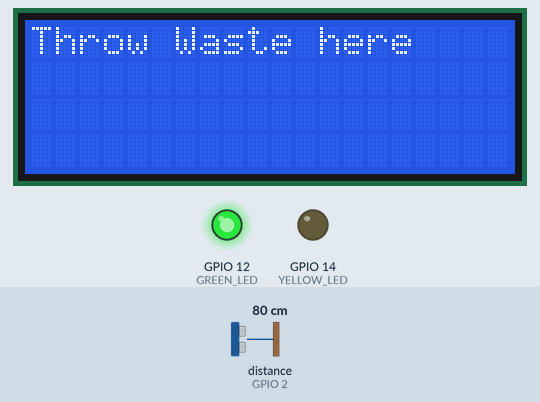
Recording of a sketch running on a simulated ESP8266 (NodeMCU). On the bench: 20×4 character LCD, output pins drawn as LEDs (lit = HIGH). The test bench sets the inputs (shaded band); at power-on: distance to the obstacle (sensor on GPIO 2) 80 cm. The echo pulse lasts 58.3 µs per cm; WiFi joins after 1.5 s; servers stay silent unless stated; what the sketch prints to the serial monitor is not drawn.

Above: at 2.7 s.
2.8 s: distance to the obstacle (sensor on GPIO 2) set to 2 cm
At 3.7 s:
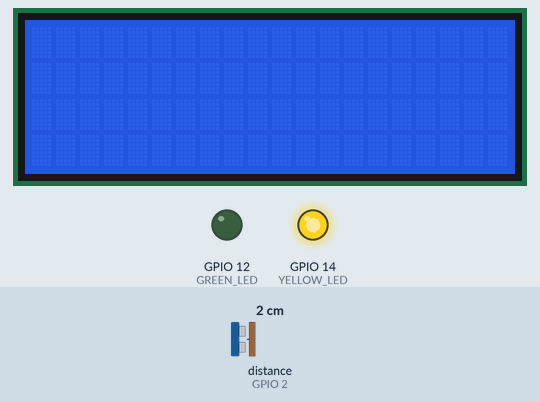
5.8 s: distance to the obstacle (sensor on GPIO 2) set to 8 cm
7.5 s: distance to the obstacle (sensor on GPIO 2) set to 11 cm
At 8.0 s:
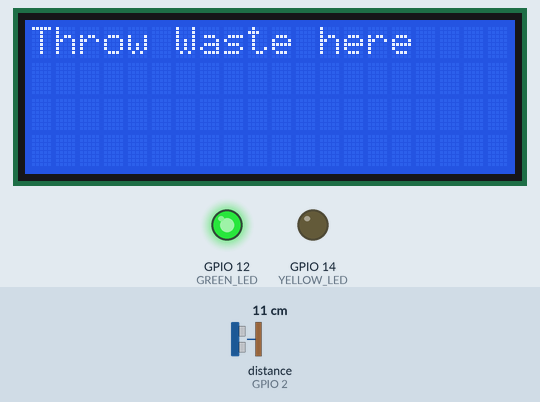
9.0 s: distance to the obstacle (sensor on GPIO 2) set to 4 cm
At 9.4 s:
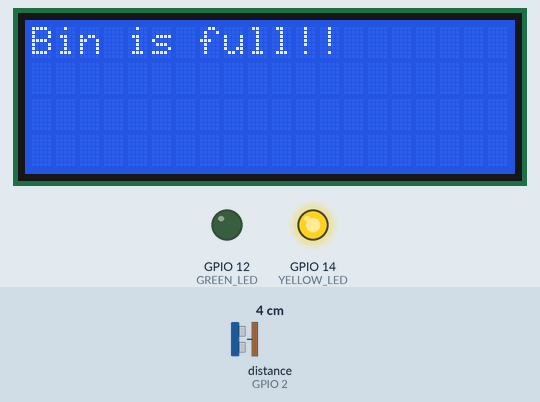
12.0 s: distance to the obstacle (sensor on GPIO 2) set to 35 cm
At 13.1 s:
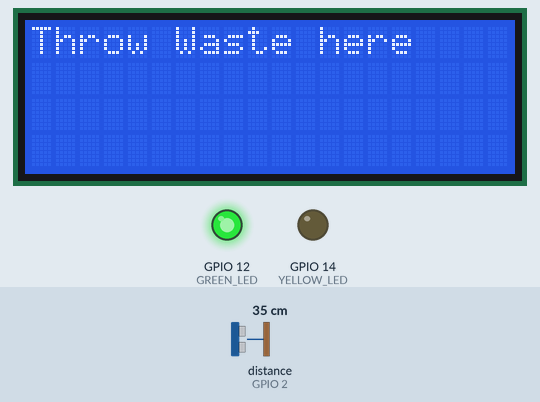
Timing chart, 0 to 15.0 s (numbered marks = the images above; inputs shaded):
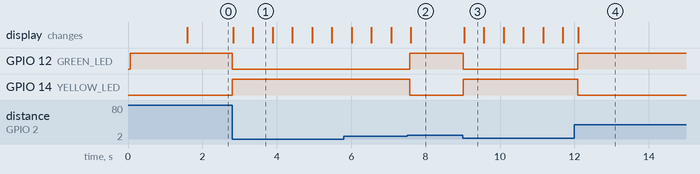

The sketch:

waste_online.ino
```cpp
#include <ESP8266WiFi.h>
#include <Wire.h>
#include <LiquidCrystal_I2C.h>
#include <Ultrasonic.h>

// Set the LCD address (0x27 is the default)
#define LCD_ADDRESS 0x27

// Your Wi-Fi credentials
const char* ssid = "AshwinPhone";
const char* password = "11111111";

// ThingSpeak API key and server details
const char* server = "api.thingspeak.com";
String apiKey = "AK2OCVFBF6W1JU8I"; // Replace with your ThingSpeak API key

// Create an instance of the LCD class
LiquidCrystal_I2C lcd(LCD_ADDRESS, 20, 4); // 20 characters, 4 lines

// Define the ultrasonic sensor pins
#define TRIG_PIN 0
#define ECHO_PIN 2

// Create an instance of the Ultrasonic class
Ultrasonic ultrasonic(TRIG_PIN, ECHO_PIN);

// Define the LED pins
#define YELLOW_LED 14
#define GREEN_LED 12

// Define the messages to be displayed on the LCD
const char* fullMessage = "Bin is full!!";

// Timing variables to control flickering
unsigned long previousMillis = 0;
const long flickerInterval = 500; // Flicker every 500ms
bool isFlickering = false;

void setup() {
  // Start serial communication
  Serial.begin(115200);

  // Initialize the LCD
  lcd.init();
  lcd.backlight();

  // Initialize the LEDs as OUTPUT
  pinMode(YELLOW_LED, OUTPUT);
  pinMode(GREEN_LED, OUTPUT);

  // Set the default LED state
  digitalWrite(GREEN_LED, HIGH); // Green ON initially
  digitalWrite(YELLOW_LED, LOW);

  // Connect to Wi-Fi
  connectWiFi();
}

void loop() {
  // Read the ultrasonic sensor value
  int distance = ultrasonic.read();

  // Display appropriate message on LCD and control LEDs based on distance
  if (distance < 10) { // adjust the distance threshold as needed

    // --- LED Control ---
    digitalWrite(GREEN_LED, LOW);  // Turn OFF green LED
    digitalWrite(YELLOW_LED, HIGH); // Turn ON yellow LED

    // Flicker "Bin is full!!" message
    flickerText(fullMessage);

  } else {

    // --- LED Control ---
    digitalWrite(GREEN_LED, HIGH); // Turn ON green LED
    digitalWrite(YELLOW_LED, LOW);  // Turn OFF yellow LED

    // Display default message
    lcd.clear();
    lcd.setCursor(0, 0);
    lcd.print("Throw Waste here");
    isFlickering = false;  // Stop flickering when bin is not full
  }

  delay(100); // Small delay to prevent excessive sensor reads
}

void flickerText(const char* text) {
  unsigned long currentMillis = millis();

  // Flicker the text at intervals
  if (currentMillis - previousMillis >= flickerInterval) {
    previousMillis = currentMillis; // Save the current time

    if (isFlickering) {
      // Clear the line (simulate flicker off)
      lcd.setCursor(0, 0);
      lcd.print("                    "); // Clear the entire line with spaces
      isFlickering = false;
    } else {
      // Clear the line and print the "Bin is full!!" message (simulate flicker on)
      lcd.setCursor(0, 0);
      lcd.print("                    "); // Clear the entire line with spaces
      lcd.setCursor(0, 0);
      lcd.print(text);
      isFlickering = true;
    }
  }
}

void connectWiFi() {
  // Attempt to connect to Wi-Fi network
  Serial.print("Connecting to ");
  Serial.println(ssid);

  WiFi.begin(ssid, password);

  while (WiFi.status() != WL_CONNECTED) {
    delay(500);
    Serial.print(".");
  }

  Serial.println("");
  Serial.println("WiFi connected");
  Serial.print("IP address: ");
  Serial.println(WiFi.localIP());
}
```

Measured:
- the behaviour switches between 9 and 10 cm on distance to the obstacle (sensor on GPIO 2) (found by bisection; images 1 and 2)
- after the input at 2.8 s, GPIO 12 (GREEN_LED): HIGH → LOW at once; GPIO 14 (YELLOW_LED): LOW → HIGH at once; the display: first changes at once (image 1 shows a later state)
- after the input at 7.5 s, GPIO 12 (GREEN_LED): LOW → HIGH after 0.08 s; GPIO 14 (YELLOW_LED): HIGH → LOW after 0.08 s; the display: changes after 0.09 s (image 2)
- after the input at 9.0 s, GPIO 12 (GREEN_LED): HIGH → LOW at once; GPIO 14 (YELLOW_LED): LOW → HIGH at once; the display: changes at once (image 3)
- after the input at 12.0 s, GPIO 12 (GREEN_LED): LOW → HIGH after 0.09 s; GPIO 14 (YELLOW_LED): HIGH → LOW after 0.09 s; the display: changes after 0.11 s (image 4)
- what the display in image 1 shows lasts 0.5 s, from 3.4 s to 3.9 s
